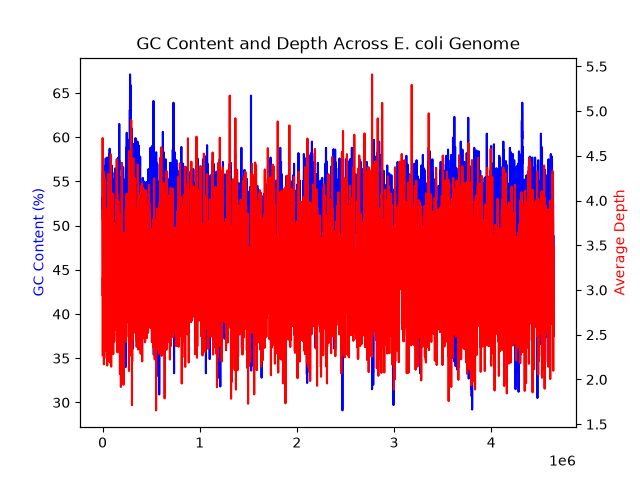

Source code (Python):
import pandas as pd
import numpy as np
import matplotlib.pyplot as plt

gc_df = pd.read_csv("02_Python/gc_content.csv")
depth_df = pd.read_csv("04_samtools/depth.txt", sep="\t", names=["chrom","position", "depth"])
depth_df["window"] = depth_df["position"] // 1000
windowed_depth = depth_df.groupby("window")["depth"].mean()
gc_df["avg_depth"] = windowed_depth.values

fig, ax1 = plt.subplots()

ax1.plot(gc_df["position"], gc_df["gc_content"], color="blue")
ax1.set_ylabel("GC Content (%)", color="blue")

ax2 = ax1.twinx()
ax2.plot(gc_df["position"], gc_df["avg_depth"], color="red")
ax2.set_ylabel("Average Depth", color="red")

plt.title("GC Content and Depth Across E. coli Genome")
plt.savefig("02_Python/capstone_gc_depth.png")

print(windowed_depth.head())
print(depth_df.head())
print(gc_df.head())
